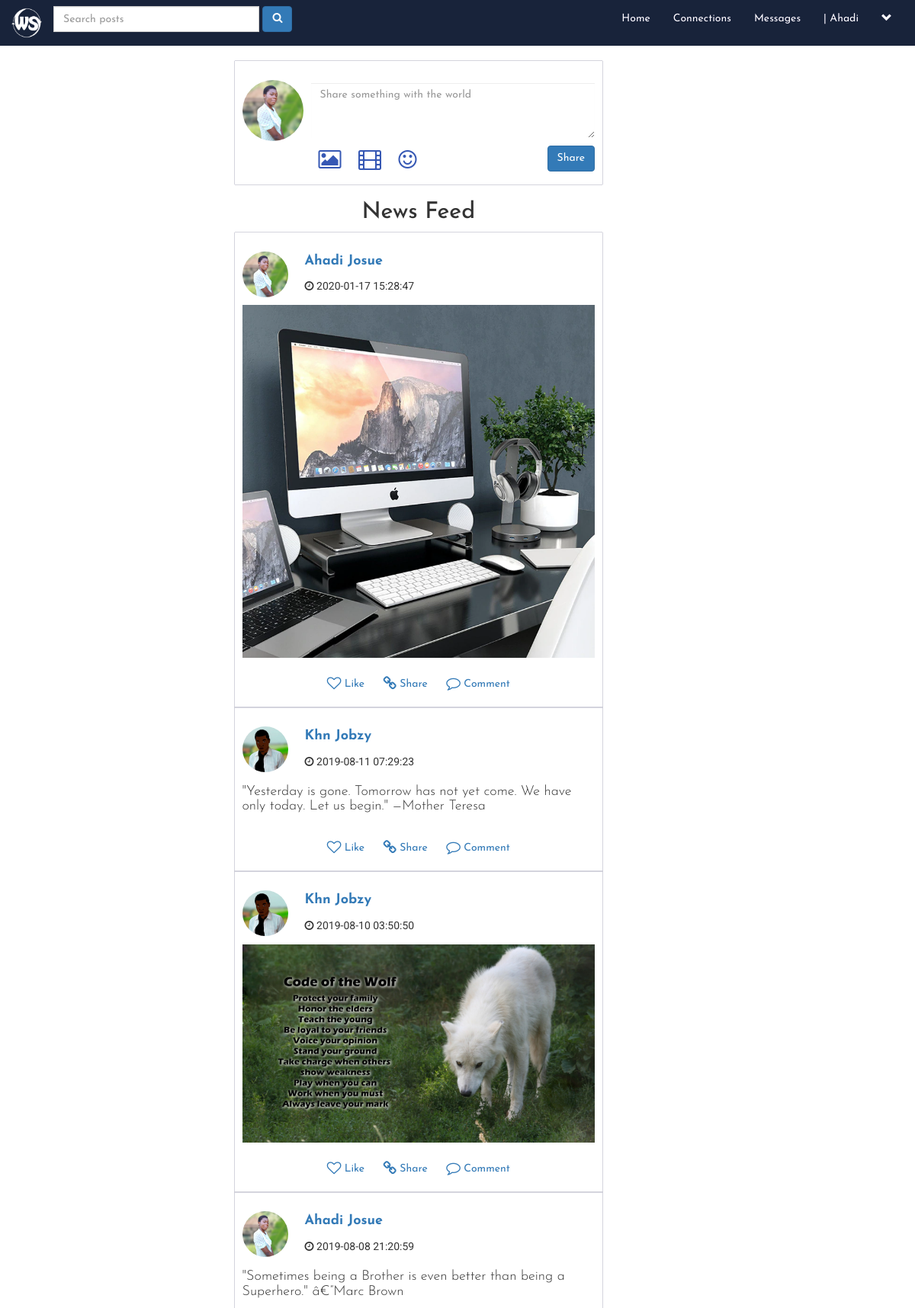
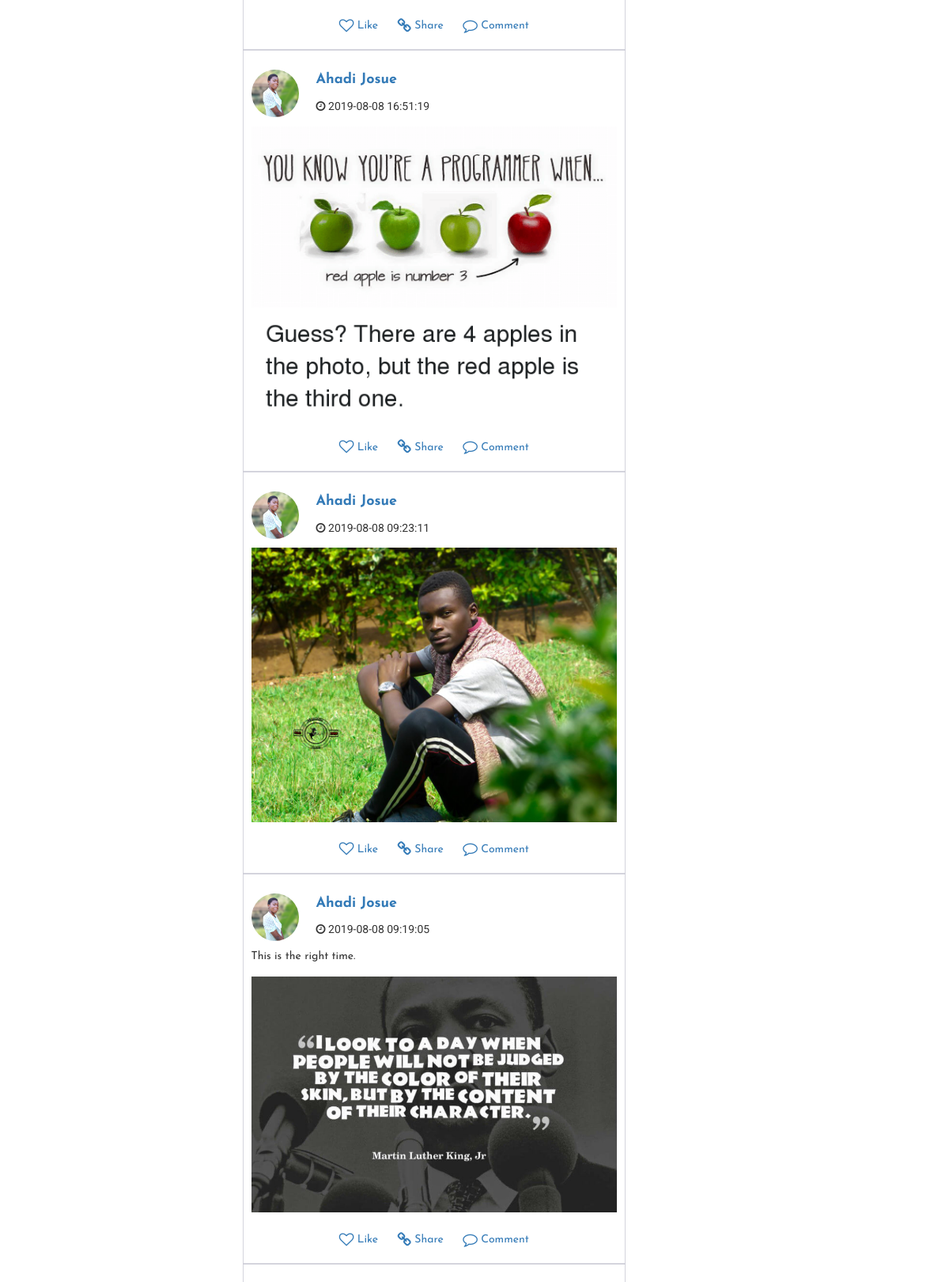
Screenshot of /home.php (signed in, upper part) with the database file from the repository (2 pictures, top to bottom).
### tables this page shows
CREATE TABLE `users` (
  `user_id` int(11) NOT NULL,
  `f_name` text NOT NULL,
  `l_name` text NOT NULL,
  `user_name` text NOT NULL,
  `describe_user` varchar(255) NOT NULL,
  `Relationship` text NOT NULL,
  `user_pass` varchar(255) NOT NULL,
  `user_email` varchar(255) NOT NULL,
  `user_country` text NOT NULL,
  `user_gender` text NOT NULL,
  `user_birthday` text NOT NULL,
  `user_image` varchar(255) NOT NULL,
  `user_cover` varchar(255) NOT NULL,
  `user_reg_date` timestamp NOT NULL DEFAULT current_timestamp(),
  `status` text NOT NULL,
  `posts` text NOT NULL,
  `recovery_account` varchar(255) NOT NULL
);

CREATE TABLE `posts` (
  `post_id` int(11) NOT NULL,
  `user_id` int(11) NOT NULL,
  `post_content` varchar(255) NOT NULL,
  `upload_image` varchar(255) NOT NULL,
  `post_date` timestamp NOT NULL DEFAULT current_timestamp()
);

### functions/functions.php (the view, shortened to what this page needs)
<?php
$con = mysqli_connect("localhost","root","","weshare") or die("Connection was not established");
function get_posts(){
	global $con;
	$per_page = 100;
	if(isset($_GET['page'])){
		$page = $_GET['page'];
	}else{
		$page=1;
	}
	$start_from = ($page-1) * $per_page;
	$get_posts = "select * from posts ORDER by 1 DESC LIMIT $start_from, $per_page";
	$run_posts = mysqli_query($con, $get_posts);
	while($row_posts = mysqli_fetch_array($run_posts)){
		$post_id = $row_posts['post_id'];
		$user_id = $row_posts['user_id'];
		$content = substr($row_posts['post_content'], 0,200);
		$upload_image = $row_posts['upload_image'];
		$post_date = $row_posts['post_date'];
		$user = "select *from users where user_id='$user_id' AND posts='yes'";
		$run_user = mysqli_query($con,$user);
		$row_user = mysqli_fetch_array($run_user);
		$f_name = $row_user['f_name'];
		$l_name = $row_user['l_name'];
		$user_image = $row_user['user_image'];
		if($content=="No" && strlen($upload_image) >= 1){
			echo"
				<div id='posts' class='col-sm-6'>
					<div class='row'>
						<div class='col-sm-2'>
							<img src='users/$user_image' class='img-circle'></<img>
						</div>
						<div id='postedby' class='col-sm-6'>
							<p><a href='user_profile.php?u_id=$user_id'>$f_name $l_name</a></p>
							<p><i class='fa fa-clock-o'></i> $post_date</p>
						</div>
					</div>
					<div class='row'>
						<div class='col-sm-12'>
							<img id='posts-img' src='uploads/images/$upload_image'>
						</div>
					</div>
					<div class='post-footer'>
						<a href='#' class='text-dark'><i class='fa fa-heart-o fa-lg'></i> Like</a>
						<a href='#' class='text-dark'><i class='fa fa-link fa-lg'></i> Share</a>
						<a href='single.php?post_id=$post_id' class='text-dark'><i class='fa fa-comment-o fa-lg'></i> Comment</a>
					</div>
				</div><br><br>
			";
		}
		else if(strlen($content) >= 1 && strlen($upload_image) >= 1){
			echo"
				<div id='posts' class='col-sm-6'>
					<div class='row'>
						<div class='col-sm-2'>
							<img src='users/$user_image' class='img-circle'></img>
						</div>
						<div id='postedby' class='col-sm-6'>
							<p><a href='user_profile.php?u_id=$user_id'>$f_name $l_name</a></p>
							<p><i class='fa fa-clock-o'></i> $post_date</p>
						</div>
					</div>
					<div class='row'>
						<div class='col-sm-12'>
							<p class='content'>$content</p>
							<img id='posts-img' src='uploads/images/$upload_image'>
						</div>
					</div>
					<div class='post-footer'>
						<a href='#' class='text-dark'><i class='fa fa-heart-o fa-lg'></i> Like</a>
						<a href='#' class='text-dark'><i class='fa fa-link fa-lg'></i> Share</a>
						<a href='single.php?post_id=$post_id' class='text-dark'><i class='fa fa-comment-o fa-lg'></i> Comment</a>
					</div>
				</div><br><br>
			";
		}
		else{
			echo"
				<div id='posts' class='col-sm-6'>
					<div class='row'>
						<div class='col-sm-2'>
							<img src='users/$user_image' class='img-circle'></img>
						</div>
						<div id='postedby' class='col-sm-6'>
							<p><a href='user_profile.php?u_id=$user_id'>$f_name $l_name</a></p>
							<p><i class='fa fa-clock-o'></i> $post_date</small></p>
						</div>
					</div>
					<div class='row'>
						<div class='col-sm-12'>
							<h4><p>$content</p></h4>
						</div>
					</div>
					<div class='post-footer'>
						<a href='#' class='text-dark'><i class='fa fa-heart-o fa-lg'></i> Like</a>
						<a href='#' class='text-dark'><i class='fa fa-link fa-lg'></i> Share</a>
						<a href='single.php?post_id=$post_id' class='text-dark'><i class='fa fa-comment-o fa-lg'></i> Comment</a>
					</div>
				</div><br><br>
			";
		}
	}
}
?>

### includes/header.php (shortened to what this page needs)
<?php
include("functions/functions.php");
?>
<nav class="navbar navbar-default">
	<div class="container-fluid">
		<div class="navbar-header">
			<h5 class="my-0 mr-md-auto font-weight-normal"><a class="header-logo text-dark" href="home.php"><img
						class="logo" src="./images/header-logo.png"></a></h5>
		</div>
		<div class="collapse navbar-collapse" id="bs-example-navbar-collapse-1">
			<ul class="nav navbar-nav navbar-left" id="left-nav">
				<li class="dropdown">
					<form class="navbar-form navbar-left" method="get" action="results.php">
						<div class="form-group input-group">
							<input type="text" class="form-control" name="user_query" placeholder="Search posts" size="32">
						</div>
						<button type="submit" class="btn btn-small btn-primary" name="search"><i class="fa fa-search"></i></button>
					</form>
				</li>
			</ul>
			<ul class="nav navbar-nav navbar-right" id="right-nav">
				<?php
				$user = $_SESSION['user_email'];
				$get_user = "select * from users where user_email='$user'";
				$run_user = mysqli_query($con,$get_user);
				$row=mysqli_fetch_array($run_user);
				$user_id = $row['user_id'];
				$first_name = $row['f_name'];
				$user_image = $row['user_image'];
				$user_posts = "select * from posts where user_id='$user_id'";
				$run_posts = mysqli_query($con,$user_posts);
				$posts = mysqli_num_rows($run_posts);
			?>
				<li><a class="text-white" href="home.php">Home</a></li>
				<li><a class="text-white" href="members.php">Connections</a></li>
				<li><a class="text-white" href="messages.php?u_id=new">Messages</a></li>
				<li id="user-name">
					<a class="text-white" href='profile.php?<?php echo "u_id=$user_id" ?>'>| <?php echo "$first_name"; ?></a>
				</li>
				<?php
				echo"
				<li class='dropdown'>
					<a class='text-white' style='background:none' href='#' class='dropdown-toggle' data-toggle='dropdown' role='button' aria-haspopup='true' aria-expanded='false'><span><i class='glyphicon glyphicon-chevron-down'></i></span></a>
					<ul class='dropdown-menu'>
						<li>
							<a href='profile.php?u_id=$user_id'>Your Posts <span class='badge badge-secondary'>$posts</span></a>
						</li>
						<li>
							<a href='account_settings.php?u_id=$user_id'>Settings</a>
						</li>
						<li role='separator' class='divider'></li>
						<li>
							<a href='logout.php'>Logout</a>
						</li>
					</ul>
				</li>
				";
			?>
			</ul>
		</div>
	</div>
</nav>

### includes/share_sth.php (shortened to what this page needs)
<form action="home.php?id=<?php echo $user_id; ?>" method="post" id="f" enctype="multipart/form-data">
    <div class="text-section form-group">
        <div class="user-image">
            <?php
                        echo "<img class='img-circle' src='users/$user_image'>";
                        ?>
        </div>
        <textarea class="form-control" id="content" name="content" placeholder="Share something with the world"
            rows="3"></textarea><br>
    </div>
    <div class="footer-section">
        <label class="icon icon-image" for="file-input" title="Add Image">
            <i class="fa fa-image fa-2x"></i>
        </label>
        <label class="icon" for="file-input" title="Add Video">
            <i class="fa fa-film fa-2x"></i>
        </label>
        <div title="Add Emoji" class="emoji icon">
            <i class="fa fa-smile-o fa-2x"></i>
        </div>
        <button id="btn-post" class="btn btn-primary" name="sub">Share</button>
    </div>
</form>

### css/main.css (style rules this page uses)
* { box-sizing: border-box; margin: 0; padding: 0; font-family: 'Josefin Sans', sans-serif; }
body { overflow-x: hidden; }
textarea { resize: none; }
.navbar { background-color: #18233a; border: 0; -webkit-border-radius: 0 !important; -moz-border-radius: 0 !important; -o-border-radius: 0 !important; border-radius: 0 !important; margin-top: 0; margin-right: 0; margin-left: 0; padding-right: 0; padding-left: 0; }
a.text-white { color: #fff !important; font-weight: normal; text-shadow: 0px 0px 1px #000036; }
a.header-logo { text-decoration: none !important; }
.header-logo img { width: 40px; height: 40px; }
#insert_post .text-section { display: flex; width: 100%; justify-content: center; align-items: center; }
#insert_post .text-section .user-image { margin-right: 10px; }
#insert_post .text-section img { width: 80px; height: 80px; border-radius: 100%; }
#insert_post .text-section textarea { resize: vertical; border: none !important; border-radius: 0 !important; outline: none !important; justify-content: center; align-items: left; }
#insert_post .footer-section { margin-top: -2%; }
#insert_post .footer-section label.icon-image { cursor: pointer; margin-left: 96px; margin-right: 10px; }
#insert_post .emoji { display: inline; }
#insert_post .footer-section .icon { margin-right: 10px; }
#insert_post .footer-section .fa { cursor: pointer; color: #3658b4; padding: 4px; }
#insert_post .footer-section #btn-post { float: right; }
img#posts-img { margin-top: 5px; width: 100%; height: auto; cursor: pointer; }
#posts { box-shadow: 0px 0px 1px #000036; padding: 10px; padding-top: 25px; width: 100%; }
#posts .row:nth-child(1) { cursor: pointer; }
#posts #postedby p a { font-size: 18px; font-weight: bold; }
#posts #postedby p:nth-child(2) { font-size: 14px; font-family: 'Roboto', sans-serif; }
#posts .content { margin-top: 5px; }
#posts h4 { font-weight: 300; }
.post-footer { text-align: center; margin: 20px auto 10px; padding-top: 5px; }
.post-footer a { margin: auto 10px; text-decoration: none; }
.img-circle { width: 60px; height: 60px; }

### rows the page displays
users: f_name "Ahadi", user_image (picture)
posts: user.user_image (picture), user.f_name "Ahadi", user.l_name "Josue", post_date "2020-01-17 15:28:47", upload_image (picture)
posts: user.user_image (picture), user.f_name "Khn", user.l_name "Jobzy", post_date "2019-08-11 07:29:23", post_content "\"Yesterday is gone. Tomorrow has not yet come. We have only today. Let us begin.\" —Mother Teresa"
posts: user.user_image (picture), user.f_name "Khn", user.l_name "Jobzy", post_date "2019-08-10 03:50:50", upload_image (picture)
posts: user.user_image (picture), user.f_name "Ahadi", user.l_name "Josue", post_date "2019-08-08 21:20:59", post_content "\"Sometimes being a Brother is even better than being a Superhero.\" â€”Marc Brown"
posts: user.user_image (picture), user.f_name "Ahadi", user.l_name "Josue", post_date "2019-08-08 16:51:19", upload_image (picture)
posts: user.user_image (picture), user.f_name "Ahadi", user.l_name "Josue", post_date "2019-08-08 09:23:11", upload_image (picture)
posts: user.user_image (picture), user.f_name "Ahadi", user.l_name "Josue", post_date "2019-08-08 09:19:05", post_content "This is the right time.", upload_image (picture)
